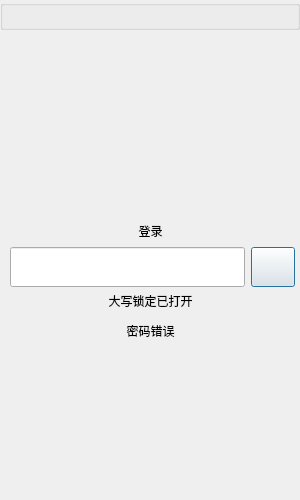
<?xml version="1.0" encoding="UTF-8"?>
<ui version="4.0">
 <class>LogIn</class>
 <widget class="QDialog" name="LogIn">
  <property name="geometry">
   <rect>
    <x>0</x>
    <y>0</y>
    <width>300</width>
    <height>500</height>
   </rect>
  </property>
  <property name="windowTitle">
   <string>Dialog</string>
  </property>
  <widget class="TitleBar" name="titleBar">
   <property name="geometry">
    <rect>
     <x>0</x>
     <y>0</y>
     <width>300</width>
     <height>30</height>
    </rect>
   </property>
   <property name="title">
    <string/>
   </property>
  </widget>
  <widget class="QLabel" name="backgroundLabel">
   <property name="geometry">
    <rect>
     <x>0</x>
     <y>30</y>
     <width>300</width>
     <height>150</height>
    </rect>
   </property>
   <property name="text">
    <string/>
   </property>
  </widget>
  <widget class="QLabel" name="label">
   <property name="geometry">
    <rect>
     <x>100</x>
     <y>220</y>
     <width>101</width>
     <height>21</height>
    </rect>
   </property>
   <property name="text">
    <string>登录</string>
   </property>
   <property name="alignment">
    <set>Qt::AlignCenter</set>
   </property>
  </widget>
  <widget class="QLineEdit" name="lineEdit">
   <property name="geometry">
    <rect>
     <x>10</x>
     <y>247</y>
     <width>235</width>
     <height>40</height>
    </rect>
   </property>
  </widget>
  <widget class="QPushButton" name="logInB">
   <property name="geometry">
    <rect>
     <x>251</x>
     <y>247</y>
     <width>44</width>
     <height>40</height>
    </rect>
   </property>
   <property name="text">
    <string/>
   </property>
  </widget>
  <widget class="QLabel" name="warnL">
   <property name="geometry">
    <rect>
     <x>100</x>
     <y>320</y>
     <width>101</width>
     <height>21</height>
    </rect>
   </property>
   <property name="text">
    <string>密码错误</string>
   </property>
   <property name="alignment">
    <set>Qt::AlignCenter</set>
   </property>
  </widget>
  <widget class="QLabel" name="capsLockHintL">
   <property name="geometry">
    <rect>
     <x>100</x>
     <y>290</y>
     <width>101</width>
     <height>21</height>
    </rect>
   </property>
   <property name="text">
    <string>大写锁定已打开</string>
   </property>
   <property name="alignment">
    <set>Qt::AlignCenter</set>
   </property>
  </widget>
  <widget class="AnimationRefresh" name="refreshAR">
   <property name="geometry">
    <rect>
     <x>253</x>
     <y>247</y>
     <width>40</width>
     <height>40</height>
    </rect>
   </property>
   <property name="title">
    <string/>
   </property>
  </widget>
  <zorder>refreshAR</zorder>
  <zorder>titleBar</zorder>
  <zorder>backgroundLabel</zorder>
  <zorder>label</zorder>
  <zorder>lineEdit</zorder>
  <zorder>logInB</zorder>
  <zorder>warnL</zorder>
  <zorder>capsLockHintL</zorder>
 </widget>
 <customwidgets>
  <customwidget>
   <class>TitleBar</class>
   <extends>QGroupBox</extends>
   <header location="global">ui/titlebar.h</header>
   <container>1</container>
  </customwidget>
  <customwidget>
   <class>AnimationRefresh</class>
   <extends>QGroupBox</extends>
   <header location="global">ui/animationrefresh.h</header>
   <container>1</container>
  </customwidget>
 </customwidgets>
 <resources/>
 <connections/>
</ui>
